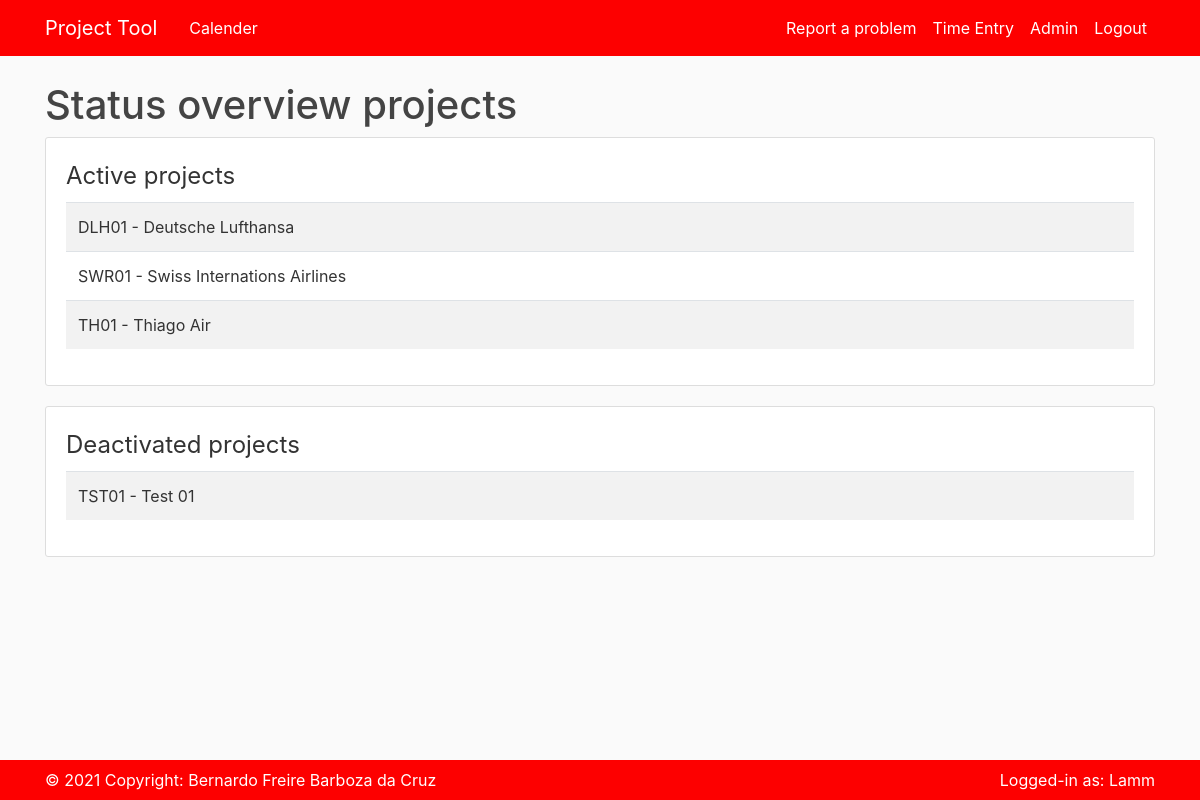
Page /admin/admin/show_project_status/ (signed in) on the committed database.
### pm_app/models.py (models this page shows, shortened)
class Project(db.Model):
    id = db.Column(db.Integer, primary_key=True, unique=True)
    hov = db.Column(db.Text(100),nullable=False, unique=True)
    customer_name = db.Column(db.Text(100),unique=False)
    budget = db.Column(db.Float, nullable=False)
    hour_budget = db.Column(db.Float, nullable=True, default=None)
    rate = db.Column(db.Float, nullable=True, default=120.0)
    date_created = db.Column(db.DateTime, nullable=False, default=datetime.utcnow)
    date_deactivation = db.Column(db.DateTime, nullable=True, default=None)

class User(db.Model, UserMixin):
    id = db.Column(db.Integer, primary_key=True)
    username = db.Column(db.String(20), unique=True, nullable=False)
    email = db.Column(db.String(120), unique=True, nullable=False)
    image_file = db.Column(db.String(20), nullable=False, default='default.jpg')
    password = db.Column(db.String(60), nullable=False)
    supplier = db.Column(db.Integer, nullable=False)
    posts = db.relationship('Post', backref='author', lazy=True)
    workedfor = db.relationship('WorkedFor', backref='author', lazy=True)

### pm_app/routes.py (the view)
@app.route("/admin/<string:username>/show_project_status/", methods=['GET', 'POST'])
@login_required
def show_project_status(username):
    projects = Project.query.all()
    active_projects = [project for project in projects if not project.date_deactivation]
    deactivated_projects = [project for project in projects if project.date_deactivation]
    return render_template(
        'overview_project_status.html',
        title='Status overview projects',
        active_projects=active_projects,
        deactivated_projects=deactivated_projects,
        )

### pm_app/models.py (called while the page is built)
@login_manager.user_loader
def load_user(user_id):
    return User.query.get(int(user_id))

### pm_app/templates/overview_project_status.html
{% extends "layout.html" %}
{% block content %}
    <h1>{{title}}</h1>
        <div class="content-section">
            <legend>Active projects</legend>
            <table class="table table-striped">
                {% for project in active_projects %}
                <tr>
                    <td>{{project.hov}} - {{project.customer_name}}</td>
                </tr>
                {% endfor %}
            </table>
        </div>
        <div class="content-section">
            <legend>Deactivated projects</legend>
            <table class="table table-striped">
                {% for project in deactivated_projects %}
                <tr>
                    <td>{{project.hov}} - {{project.customer_name}}</td>
                </tr>
                {% endfor %}
            </table>
        </div>
{% endblock content %}

### pm_app/templates/layout.html (shortened to what this page needs)
<!DOCTYPE html>
<html>
<head>
    <link rel="stylesheet" href="https://maxcdn.bootstrapcdn.com/bootstrap/4.0.0/css/bootstrap.min.css">
    <link rel="stylesheet" type="text/css" href="{{ url_for('static', filename='main.css') }}">
</head>
<body>
    <header class="site-header">
      <nav class="navbar navbar-expand-md navbar-dark bg-steel fixed-top">
        <div class="container">
          <a class="navbar-brand mr-4" href="/">Project Tool</a>
          <div class="collapse navbar-collapse" id="navbarToggle">
            <div class="navbar-nav mr-auto">
              <a class="nav-item nav-link" href="{{ url_for('calendar_overview') }}">Calender</a>
            </div>
            <div class="navbar-nav">
              {% if current_user.is_authenticated %}
                <a class="nav-item nav-link" href="{{ url_for('new_post') }}">Report a problem</a>
                <a class="nav-item nav-link" href="{{ url_for('create_time_entry') }}">Time Entry</a>
                <a class="nav-item nav-link" href="{{ url_for('admin')}}">Admin</a>
                <a class="nav-item nav-link" href="{{ url_for('logout') }}">Logout</a>
              {% else %}
                <a class="nav-item nav-link" href="{{ url_for('login') }}">Login</a>
                <a class="nav-item nav-link" href="{{ url_for('register') }}">Register</a>
              {% endif %}
            </div>
          </div>
        </div>
      </nav>
    </header>
    <main role="main" class="container">
      <div class="row">
        <div class="col-md-8">
          {% with messages = get_flashed_messages(with_categories=true) %}
        </div>
      </div>
      {% endwith %}
      {% block content %}  {% endblock %}
    </main>
    <footer class="site-header">
      <nav class="navbar navbar-expand-md navbar-dark bg-steel fixed-bottom">
        <div class="container">
          <div class="navbar-nav mr-auto">
            <p class="navbar-nav" style="color: #ffffff;">© 2021 Copyright:
              Bernardo Freire Barboza da Cruz</p>
          </div>
          <div class="navbar-nav">
            <p class="navbar-nav" style="color: #ffffff;">Logged-in as: {{current_user.username}}</p>
          </div>
        </div>
      </nav>
    </footer>
</body>
</html>

### pm_app/static/main.css (style rules this page uses)
body { background: #fafafa; color: #333333; margin-top: 5rem; margin-bottom: 5rem; }
h1, h2, h3, h4, h5, h6 { color: #444444; }
.bg-steel { background-color: #fd0000; }
.site-header .navbar-nav .nav-link { color: #ffffff; }
.content-section { background: #ffffff; padding: 20px 20px; border: 1px solid #dddddd; border-radius: 3px; margin-bottom: 20px; }
th, td { text-align: left; }

### rows in the picture
Project: hov "DLH01", customer_name "Deutsche Lufthansa"
Project: hov "SWR01", customer_name "Swiss Internations Airlines"
Project: hov "TH01", customer_name "Thiago Air"
Project: hov "TST01", customer_name "Test 01"
User: username "Lamm"

### other values in the picture
{{ title }} "Status overview projects"
